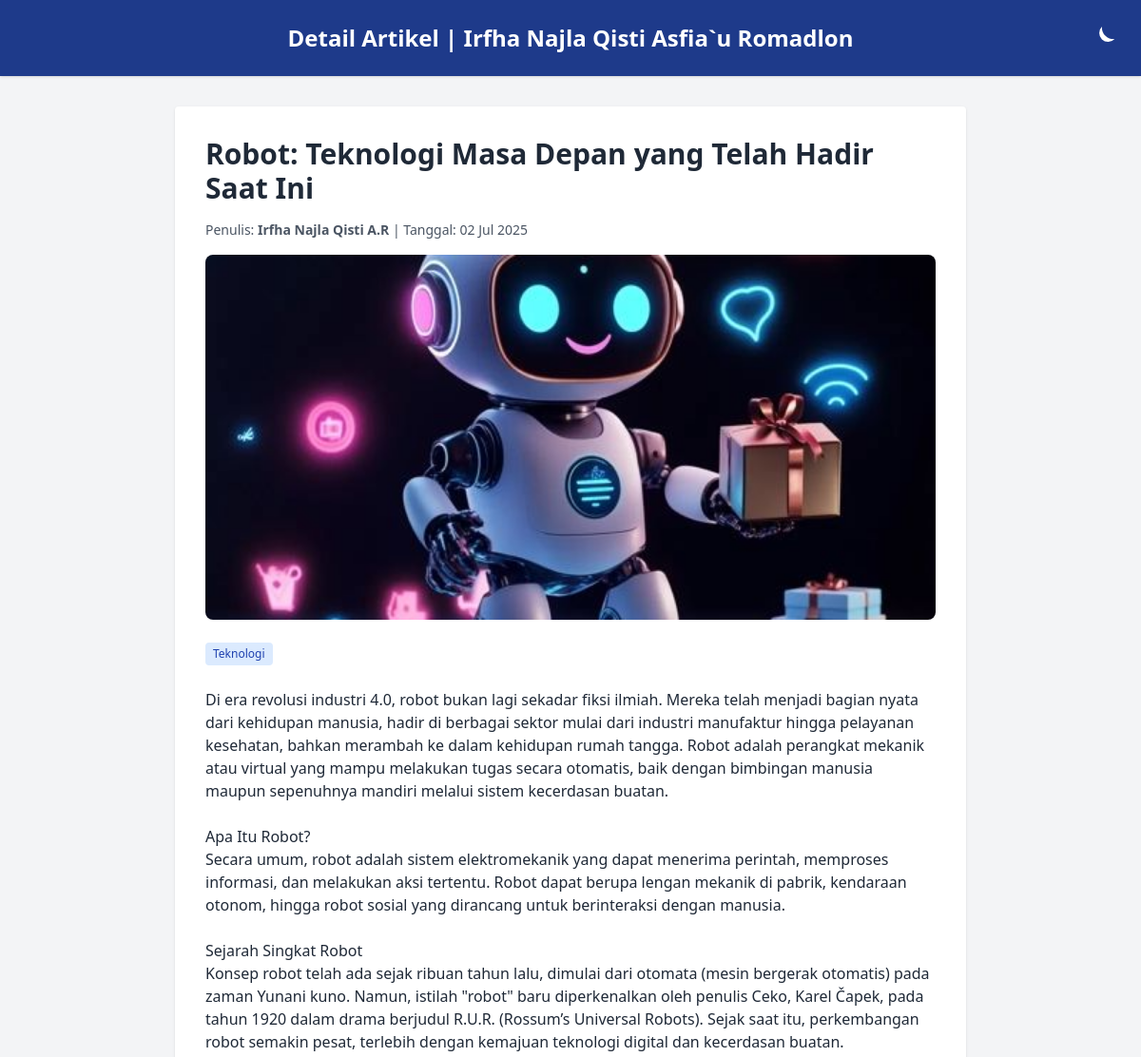
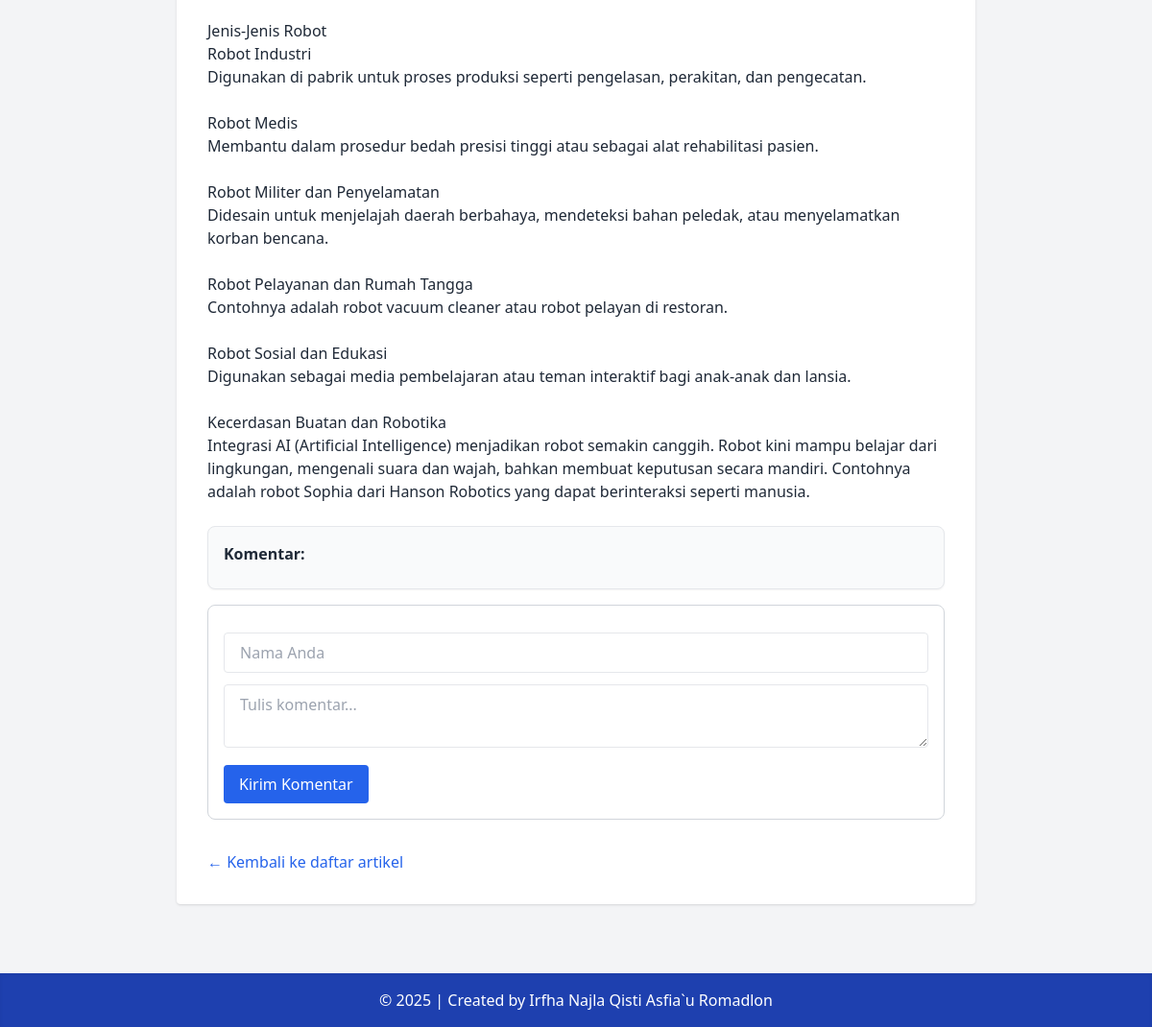
Screenshot of /artikel_detail.php?id=8 with the database file from the repository (2 pictures, top to bottom).
### tables this page shows
CREATE TABLE `tbl_artikel` (
  `id_artikel` int(11) NOT NULL,
  `nama_artikel` varchar(100) DEFAULT NULL,
  `isi_artikel` text DEFAULT NULL,
  `gambar_artikel` varchar(255) NOT NULL,
  `nama_penulis` varchar(100) NOT NULL,
  `tanggal_publish` date DEFAULT NULL,
  `tag_artikel` varchar(255) NOT NULL
);

### artikel_detail.php (the view, shortened to what this page needs)
<?php
include "koneksi.php";
$id_artikel = (int) $_GET['id'];
$sql = "SELECT * FROM tbl_artikel WHERE id_artikel = $id_artikel";
$result = mysqli_query($db, $sql);
$data = mysqli_fetch_assoc($result);
?>
<!DOCTYPE html>
<html lang="id">
<head>
  <script src="https://cdn.tailwindcss.com"></script>
</head>
<body class="bg-gray-100 dark:bg-gray-900 text-gray-800 dark:text-gray-100 font-sans transition-all duration-300">
  <header class="relative bg-blue-900 dark:bg-gray-800 text-white text-center p-6 text-2xl font-bold shadow">
    Detail Artikel | Irfha Najla Qisti Asfia`u Romadlon
    <button onclick="toggleDarkMode()" class="absolute right-6 top-6 text-white hover:scale-110 transition" title="Toggle Theme">
      <svg id="icon-moon" xmlns="http://www.w3.org/2000/svg" class="w-8 h-8 fill-current" viewBox="0 0 24 24">
        <path d="M21 12.79A9 9 0 0111.21 3a7 7 0 1010 9.79z" />
      </svg>
    </button>
  </header>
  <main class="max-w-4xl mx-auto px-4 sm:px-6 lg:px-8 py-8">
    <article class="bg-white dark:bg-gray-800 p-6 sm:p-8 rounded shadow">
      <h1 class="text-2xl sm:text-3xl font-bold mb-4"><?php echo htmlspecialchars($data['nama_artikel']); ?></h1>
      <p class="text-sm text-gray-600 dark:text-gray-400 mb-4">
        Penulis: <strong><?php echo htmlspecialchars($data['nama_penulis']); ?></strong> |
        Tanggal: <?php echo date('d M Y', strtotime($data['tanggal_publish'])); ?>
      </p>
      <?php if (!empty($data['gambar_artikel'])): ?>
        <img src="images/<?php echo htmlspecialchars($data['gambar_artikel']); ?>" alt="Gambar Artikel" class="w-full h-auto max-h-96 object-cover rounded-lg mb-6">
      <?php endif; ?>
      <div class="mb-6 flex flex-wrap gap-2">
        <?php foreach (explode(',', $data['tag_artikel']) as $tag): ?>
          <span class="bg-blue-100 text-blue-800 px-2 py-1 rounded text-xs dark:bg-blue-900 dark:text-blue-300"><?php echo htmlspecialchars(trim($tag)); ?></span>
        <?php endforeach; ?>
      </div>
      <div class="prose prose-sm sm:prose lg:prose-lg dark:prose-invert max-w-none">
        <?php echo nl2br(htmlspecialchars($data['isi_artikel'])); ?>
      </div>
                    <div class='mt-6 p-4 bg-gray-50 dark:bg-gray-700 rounded-lg border border-gray-200 dark:border-gray-600 shadow-sm'>
                        <h4 class='text-md font-bold mb-2 text-gray-800 dark:text-white'>Komentar:</h4>
                    </div>
                    <div class='mt-4 p-4 bg-white dark:bg-gray-800 rounded-lg border border-gray-300 dark:border-gray-600'>
                        <form action='' method='POST' class='space-y-3'>
                            <input type='text' name='nama_komentator' placeholder='Nama Anda' required class='w-full px-4 py-2 rounded border dark:bg-gray-700 dark:text-white'>
                            <textarea name='isi_komentar' placeholder='Tulis komentar...' required class='w-full px-4 py-2 rounded border dark:bg-gray-700 dark:text-white'></textarea>
                            <button type='submit' name='submit_komentar' class='bg-blue-600 hover:bg-blue-700 text-white px-4 py-2 rounded'>Kirim Komentar</button>
                        </form>
                    </div>
      <div class="mt-8">
        <a href="index.php" class="text-blue-600 hover:underline text-sm sm:text-base">&larr; Kembali ke daftar artikel</a>
      </div>
    </article>
  </main>
  <footer class="bg-blue-800 dark:bg-gray-800 text-white text-center py-4 mt-10 shadow-inner">
    &copy; <?php echo date('Y'); ?> | Created by Irfha Najla Qisti Asfia`u Romadlon
  </footer>
</body>
</html>

### rows the page displays
tbl_artikel: nama_artikel "Robot: Teknologi Masa Depan yang Telah Hadir Saat Ini", nama_penulis "Irfha Najla Qisti A.R", tanggal_publish "02 Jul 2025", gambar_artikel (picture), tag_artikel "Teknologi", isi_artikel "Di era revolusi industri 4.0, robot bukan lagi sekadar fiksi ilmiah. Mereka telah menjadi bagian nyata dari kehidupan manusia, hadir di berbagai sektor mulai dari industri manufaktur hingga pelayanan kesehatan, bahkan merambah ke dalam kehidupan rumah tangga. Robot adalah perangkat mekanik atau virtual yang mampu melakukan tugas secara otomatis, baik dengan bimbingan manusia maupun sepenuhnya mandiri melalui sistem kecerdasan buatan. Apa Itu Robot? Secara umum, robot adalah sistem elektromekanik yang dapat menerima perintah, memproses informasi, dan melakukan aksi tertentu. Robot dapat berupa lengan mekanik di pabrik, kendaraan otonom, hingga robot sosial yang dirancang untuk berinteraksi…"
